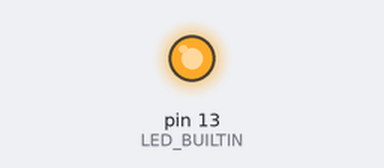
A sketch run on a simulated Arduino Uno, built with avr-gcc and run on an emulated ATmega328P. Parts: output pins drawn as LEDs (lit = HIGH).

Above: at 0.7 s.
At 23.7 s:
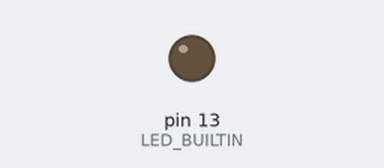
Timing chart, 0 to 25.4 s (numbered marks = the images above):
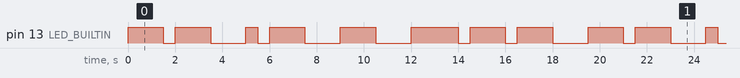

The sketch:

Blink-Variation-06.ino
```cpp
int dot = 500;
int dash = 3*dot;

void setup() {
 pinMode(LED_BUILTIN, OUTPUT);
}


void morse_m(){
  digitalWrite(13, 1);
  delay(dash);
  digitalWrite(13, 0);
  delay(dot);
  digitalWrite(13, 1);
  delay(dash);
  digitalWrite(13, 0);
  delay(dash);
}
  void morse_a(){
  digitalWrite(13, 1);
  delay(dot);
  digitalWrite(13, 0);
  delay(dot);
  digitalWrite(13, 1);
  delay(dash);
  digitalWrite(13, 0);
  delay(dash);
}
 void morse_t(){
 digitalWrite(13, 1);
  delay(dash);
  digitalWrite(13, 0);
  delay(dash);
}
 void morse_e(){
digitalWrite(13, 1);
  delay(dot);
  digitalWrite(13, 0);
 }
 void morse_o(){
  digitalWrite(13, 1);
  delay(dash);
  digitalWrite(13, 0);
  delay(dot);
  digitalWrite(13, 1);
  delay(dash);
  digitalWrite(13, 0);
  delay(dot);
  digitalWrite(13, 1);
  delay(dash);
  digitalWrite(13, 0);
  delay(dash);

}

 void loop(){
  morse_m();
  morse_a();
  morse_t();
  morse_e();
  morse_o();
 }
```

Measured:
- by itself, pin 13 (LED_BUILTIN): repeats every 19.5 s: LOW 0.50 s, HIGH 1.5 s, LOW 1.5 s, HIGH 0.50 s, LOW 0.50 s, 2 × (HIGH 1.5 s, LOW 1.5 s), HIGH 2.0 s, 2 × (LOW 0.50 s, HIGH 1.5 s), LOW 1.5 s, HIGH 1.5 s
- by itself, everything shown: repeats every 19.5 s, in 16 steps
